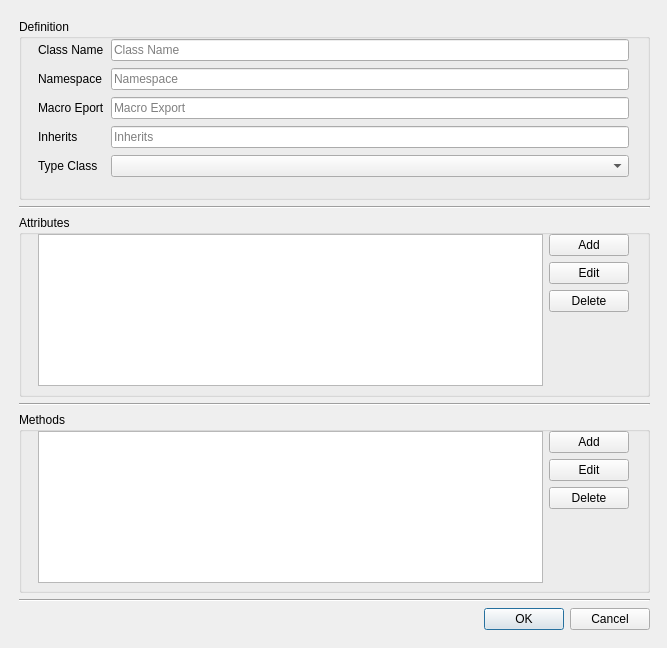
<?xml version="1.0" encoding="UTF-8"?>
<ui version="4.0">
 <class>ClassDialog</class>
 <widget class="QDialog" name="ClassDialog">
  <property name="geometry">
   <rect>
    <x>0</x>
    <y>0</y>
    <width>667</width>
    <height>648</height>
   </rect>
  </property>
  <property name="minimumSize">
   <size>
    <width>667</width>
    <height>648</height>
   </size>
  </property>
  <property name="windowTitle">
   <string>Dialog</string>
  </property>
  <widget class="QWidget" name="gridLayoutWidget">
   <property name="geometry">
    <rect>
     <x>19</x>
     <y>19</y>
     <width>631</width>
     <height>611</height>
    </rect>
   </property>
   <layout class="QGridLayout" name="gridLayout">
    <property name="sizeConstraint">
     <enum>QLayout::SetMinimumSize</enum>
    </property>
    <item row="1" column="0">
     <widget class="Line" name="line">
      <property name="orientation">
       <enum>Qt::Horizontal</enum>
      </property>
     </widget>
    </item>
    <item row="3" column="0">
     <widget class="Line" name="line_3">
      <property name="orientation">
       <enum>Qt::Horizontal</enum>
      </property>
     </widget>
    </item>
    <item row="0" column="0">
     <widget class="QGroupBox" name="groupBox">
      <property name="sizePolicy">
       <sizepolicy hsizetype="Preferred" vsizetype="Minimum">
        <horstretch>0</horstretch>
        <verstretch>0</verstretch>
       </sizepolicy>
      </property>
      <property name="minimumSize">
       <size>
        <width>0</width>
        <height>180</height>
       </size>
      </property>
      <property name="title">
       <string>Definition</string>
      </property>
      <widget class="QWidget" name="gridLayoutWidget_2">
       <property name="geometry">
        <rect>
         <x>19</x>
         <y>19</y>
         <width>591</width>
         <height>141</height>
        </rect>
       </property>
       <layout class="QGridLayout" name="gridLayout_2">
        <item row="2" column="0">
         <widget class="QLabel" name="label_2">
          <property name="text">
           <string>Macro Eport</string>
          </property>
         </widget>
        </item>
        <item row="0" column="1">
         <widget class="QLineEdit" name="classNameInput">
          <property name="placeholderText">
           <string>Class Name</string>
          </property>
         </widget>
        </item>
        <item row="0" column="0">
         <widget class="QLabel" name="classNameLbl">
          <property name="text">
           <string>Class Name</string>
          </property>
         </widget>
        </item>
        <item row="1" column="0">
         <widget class="QLabel" name="label">
          <property name="text">
           <string>Namespace</string>
          </property>
         </widget>
        </item>
        <item row="3" column="1">
         <widget class="QLineEdit" name="lineEdit_3">
          <property name="placeholderText">
           <string>Inherits</string>
          </property>
         </widget>
        </item>
        <item row="3" column="0">
         <widget class="QLabel" name="label_3">
          <property name="text">
           <string>Inherits</string>
          </property>
         </widget>
        </item>
        <item row="1" column="1">
         <widget class="QLineEdit" name="lineEdit">
          <property name="placeholderText">
           <string>Namespace</string>
          </property>
         </widget>
        </item>
        <item row="2" column="1">
         <widget class="QLineEdit" name="lineEdit_2">
          <property name="placeholderText">
           <string>Macro Export</string>
          </property>
         </widget>
        </item>
        <item row="4" column="0">
         <widget class="QLabel" name="label_4">
          <property name="text">
           <string>Type Class</string>
          </property>
         </widget>
        </item>
        <item row="4" column="1">
         <widget class="QComboBox" name="comboBox"/>
        </item>
       </layout>
      </widget>
     </widget>
    </item>
    <item row="4" column="0">
     <widget class="QGroupBox" name="groupBox_3">
      <property name="minimumSize">
       <size>
        <width>0</width>
        <height>180</height>
       </size>
      </property>
      <property name="title">
       <string>Methods</string>
      </property>
      <widget class="QWidget" name="gridLayoutWidget_4">
       <property name="geometry">
        <rect>
         <x>19</x>
         <y>19</y>
         <width>591</width>
         <height>152</height>
        </rect>
       </property>
       <layout class="QGridLayout" name="gridLayout_4">
        <item row="0" column="0">
         <widget class="QTableView" name="tableView_2">
          <property name="minimumSize">
           <size>
            <width>0</width>
            <height>150</height>
           </size>
          </property>
         </widget>
        </item>
        <item row="0" column="1">
         <layout class="QVBoxLayout" name="verticalLayout_2">
          <item>
           <widget class="QPushButton" name="pushButton_5">
            <property name="text">
             <string>Add</string>
            </property>
           </widget>
          </item>
          <item>
           <widget class="QPushButton" name="pushButton_4">
            <property name="text">
             <string>Edit</string>
            </property>
           </widget>
          </item>
          <item>
           <widget class="QPushButton" name="pushButton_6">
            <property name="text">
             <string>Delete</string>
            </property>
           </widget>
          </item>
          <item>
           <spacer name="verticalSpacer_2">
            <property name="orientation">
             <enum>Qt::Vertical</enum>
            </property>
            <property name="sizeHint" stdset="0">
             <size>
              <width>20</width>
              <height>40</height>
             </size>
            </property>
           </spacer>
          </item>
         </layout>
        </item>
       </layout>
      </widget>
     </widget>
    </item>
    <item row="2" column="0">
     <widget class="QGroupBox" name="groupBox_2">
      <property name="minimumSize">
       <size>
        <width>0</width>
        <height>180</height>
       </size>
      </property>
      <property name="title">
       <string>Attributes</string>
      </property>
      <widget class="QWidget" name="gridLayoutWidget_3">
       <property name="geometry">
        <rect>
         <x>19</x>
         <y>19</y>
         <width>591</width>
         <height>152</height>
        </rect>
       </property>
       <layout class="QGridLayout" name="gridLayout_3">
        <item row="0" column="0">
         <widget class="QTableView" name="tableView">
          <property name="minimumSize">
           <size>
            <width>0</width>
            <height>150</height>
           </size>
          </property>
         </widget>
        </item>
        <item row="0" column="1">
         <layout class="QVBoxLayout" name="verticalLayout">
          <item>
           <widget class="QPushButton" name="pushButton_2">
            <property name="text">
             <string>Add</string>
            </property>
           </widget>
          </item>
          <item>
           <widget class="QPushButton" name="pushButton_3">
            <property name="text">
             <string>Edit</string>
            </property>
           </widget>
          </item>
          <item>
           <widget class="QPushButton" name="pushButton">
            <property name="text">
             <string>Delete</string>
            </property>
           </widget>
          </item>
          <item>
           <spacer name="verticalSpacer">
            <property name="orientation">
             <enum>Qt::Vertical</enum>
            </property>
            <property name="sizeHint" stdset="0">
             <size>
              <width>20</width>
              <height>40</height>
             </size>
            </property>
           </spacer>
          </item>
         </layout>
        </item>
       </layout>
      </widget>
     </widget>
    </item>
    <item row="5" column="0">
     <widget class="Line" name="line_2">
      <property name="orientation">
       <enum>Qt::Horizontal</enum>
      </property>
     </widget>
    </item>
    <item row="6" column="0">
     <widget class="QDialogButtonBox" name="buttonBox">
      <property name="standardButtons">
       <set>QDialogButtonBox::Cancel|QDialogButtonBox::Ok</set>
      </property>
     </widget>
    </item>
   </layout>
  </widget>
 </widget>
 <resources/>
 <connections/>
</ui>
